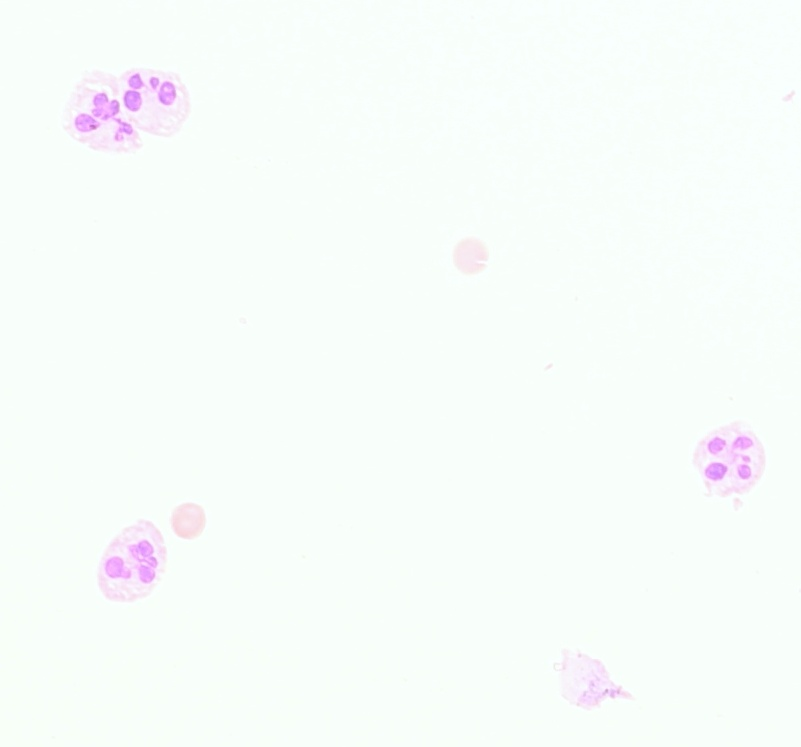
#> input picture images/img.jpg, 801 x 747 px
$ python multithread_gpu_implementation.py
#> lines starting #> are read from the running program, lines starting #| are printed output that depends on the picture; after the words box and inside, x2 and y2 are one past the last pixel; in counts of white or black regions, pixels touching at a corner belong together
import cv2
import numpy as np
from numba import cuda


@cuda.jit
def connected_component(image: np.array, labels: np.array) -> None:
    x, y = cuda.grid(2)
    if x < image.shape[0] and y < image.shape[1]:
        if image[x, y] == 0:
            labels[x, y] = 0
        else:
            labels[x, y] = x * image.shape[1] + y


@cuda.jit
def update_labels(labels: np.array) -> np.array:
    x, y = cuda.grid(2)
    if x < labels.shape[0] and y < labels.shape[1]:
        label = labels[x, y]
        while label != labels[label // labels.shape[1], label % labels.shape[1]]:
            label = labels[label // labels.shape[1], label % labels.shape[1]]
        labels[x, y] = label


def find_connected_components(image: np.ndarray) -> np.array:
    # Apply Otsu's thresholding
    _, image = cv2.threshold(image, 0, 255, cv2.THRESH_BINARY | cv2.THRESH_OTSU)
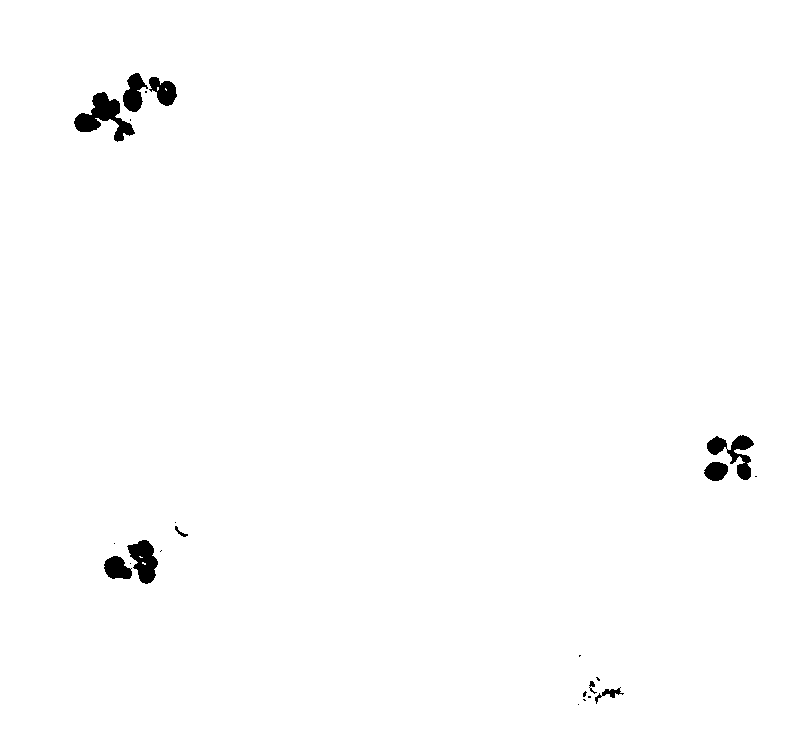
#> image: shape (747, 801); 99.1% white; 23 black regions (13 under 20 px), largest, box (x1, y1, x2, y2) and area: (74, 92, 135, 142) 1262, (707, 435, 754, 480) 853, (127, 540, 158, 584) 818

    labels = np.zeros_like(image, dtype=np.uint32)
    threads_per_block = (16, 16)
    blocks_per_grid_x = (image.shape[0] + threads_per_block[0] - 1) // threads_per_block[0]
#> blocks_per_grid_x = 47
    blocks_per_grid_y = (image.shape[1] + threads_per_block[1] - 1) // threads_per_block[1]
#> blocks_per_grid_y = 51
    blocks_per_grid = (blocks_per_grid_x, blocks_per_grid_y)
#> blocks_per_grid = (47, 51)

#> (the run stopped early here; a loop or call above may not have finished)
